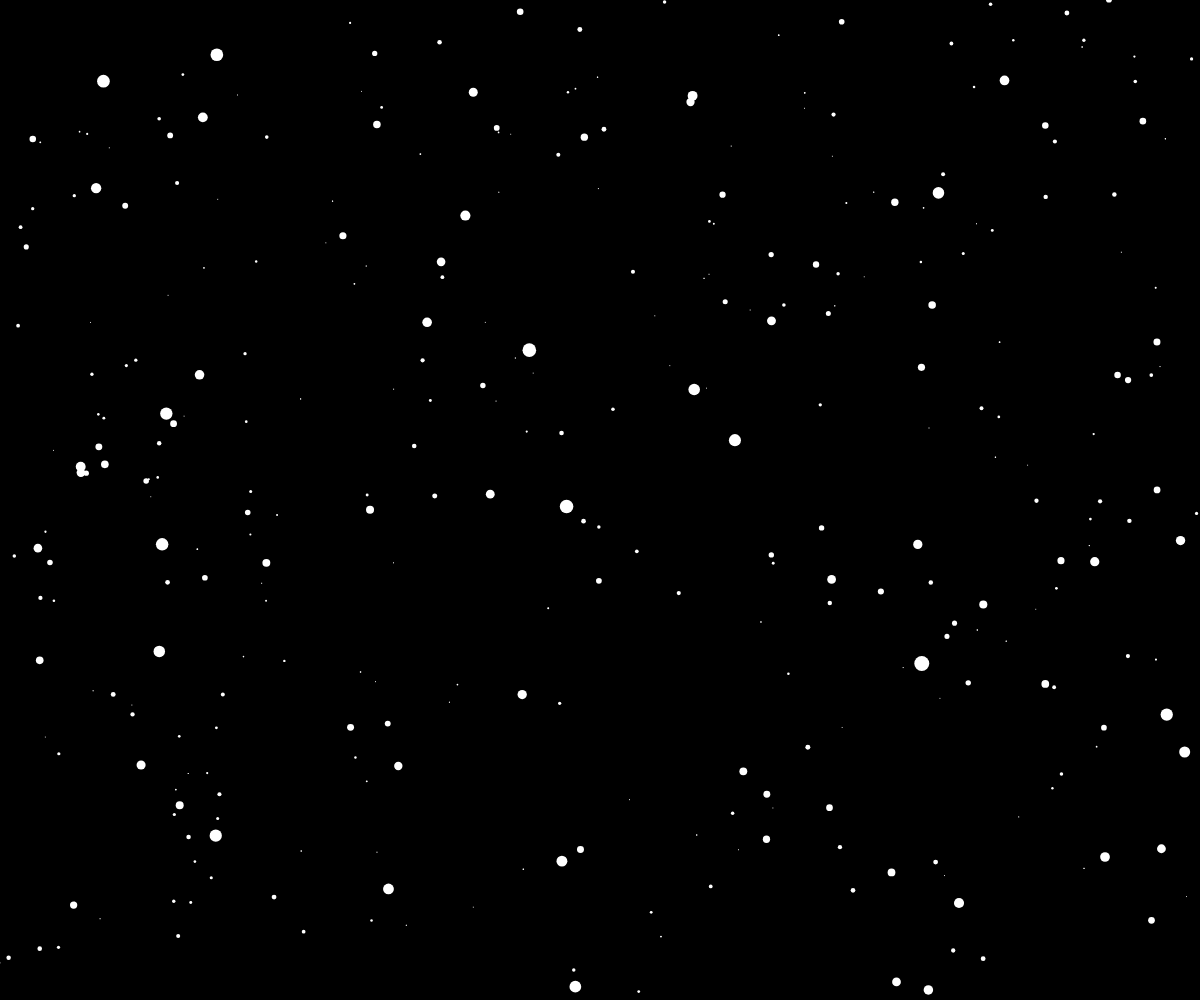
Frame 1 (no input)
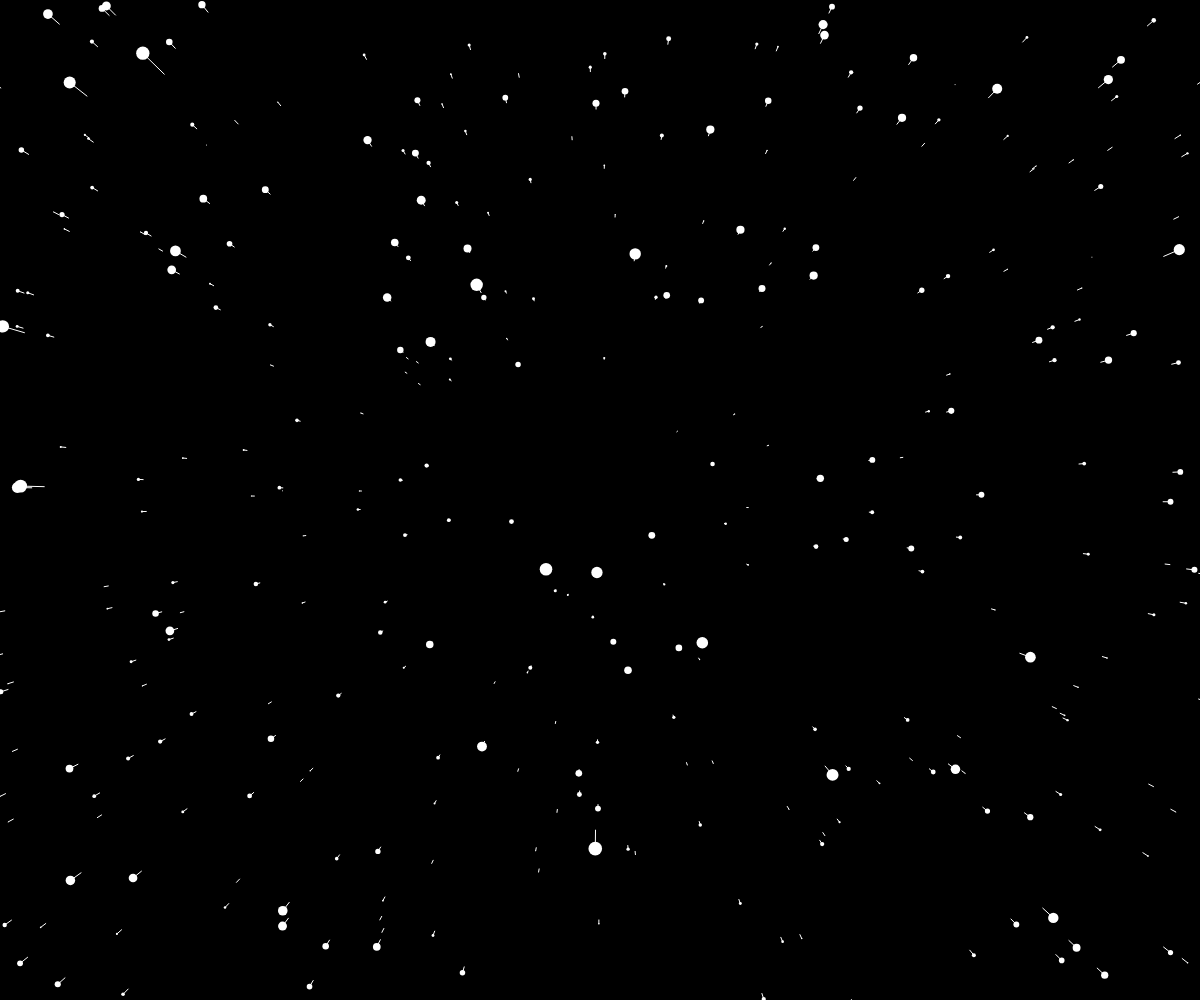
Frame 60 (no input)
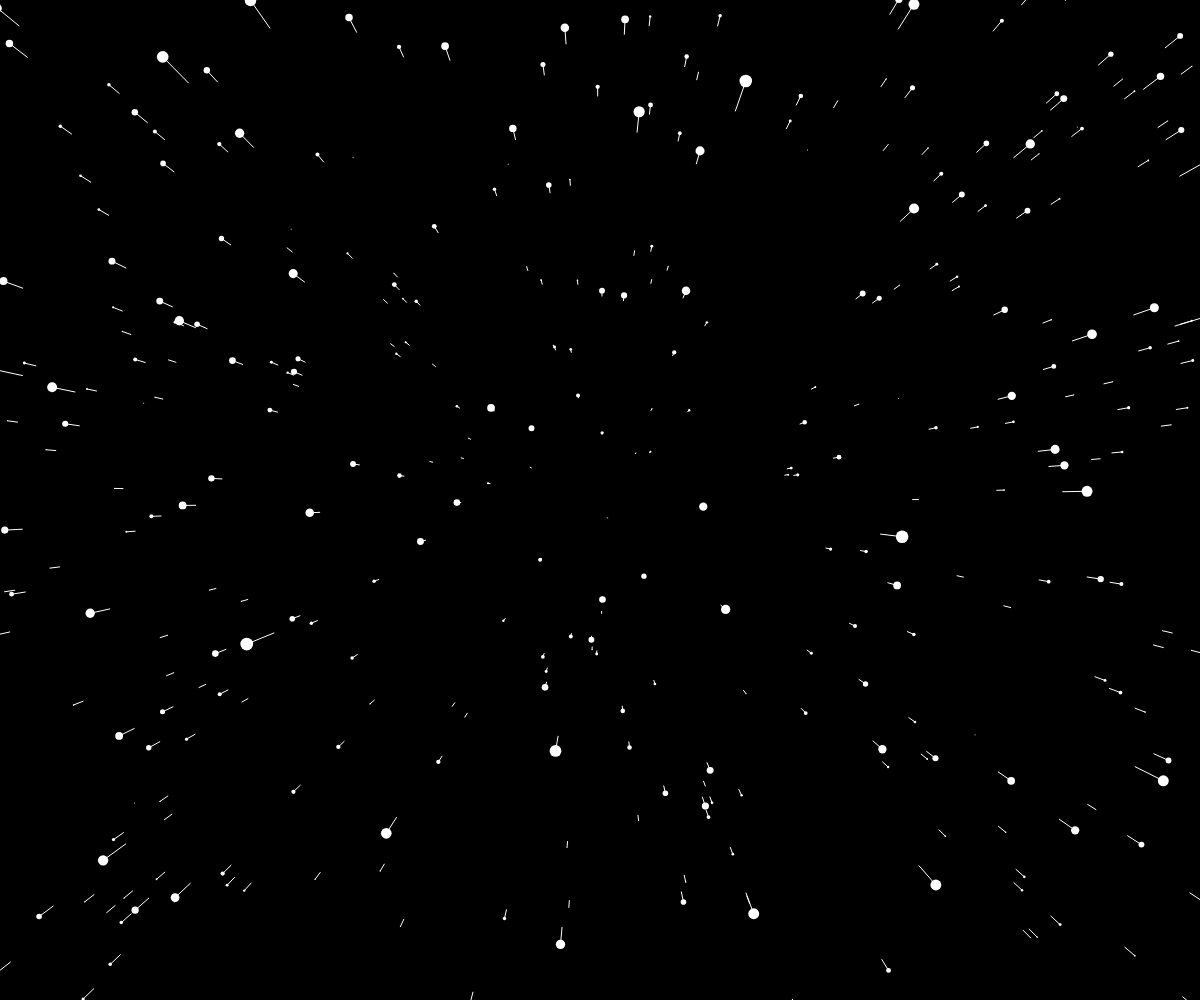
Frame 120 (the mouse pressed at the canvas centre since frame 60)

The p5.js sketch that drew these frames (run headless with seeded random() and noise() and a simulated clock; from frame 60 on, the mouse is pressed at the canvas centre):

// p5.js sketch
// ── sketch.js
let speed 
let stars = [];
function setup() {
  createCanvas(windowWidth, windowHeight);
  for (let i = 0; i < 800; i++) {
    let star = new Star();
    stars.push(star);
  }
}
function draw() {
    speed = map(mouseX, 0, width, 10, 30)
  background(0);
  //translate(width/2, height/2)
  for (let star of stars) {
    star.show();
    star.update();
  }
}

// ── star.js
class Star {
  constructor() {
    this.x = random(-width, width);
    this.y = random(-height, height);
    this.z = random(width);
    this.pz = this.z;
  }
  show() {
    let sx = map(this.x / this.z, -1, 1, 0, width);
    let sy = map(this.y / this.z, -1, 1, 0, height);
    // let r = map(this.r / this.z, 0, 1, 0, width);
    let px = map(this.x / this.pz, -1, 1, 0, width);
    let py = map(this.y / this.pz, -1, 1, 0, height);
    this.pz = this.z;
    let r = map(this.z,0,width,16,0)
    fill(255);
    noStroke();
    ellipse(sx, sy, r);
    stroke(255);
    line(px, py, sx, sy);
  }
  update() {
    this.z -= speed;
    if (this.z < 1) {
      this.z = width;
      this.x = random(-width, width);
      this.y = random(-height, height);
      this.pz = this.z;
    }
  }
}
